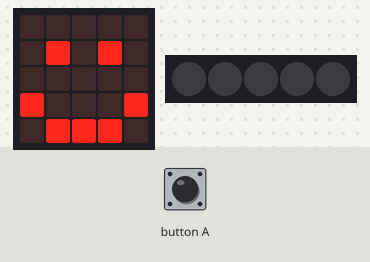
The program below on a simulated BBC micro:bit (MakeCode). Parts: the board's 5×5 LED display, 5 RGB LEDs in strip order, left to right. Inputs (shaded band) come from the test bench. Dim RGB values are drawn brighter than linear.

Above: at 1.8 s.
1.9 s: button A pressed for 0.15 s
At 3.6 s:
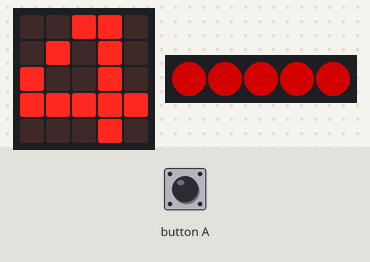
At 5.9 s:
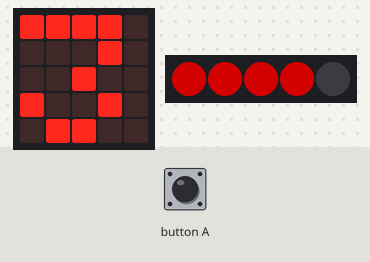
Timing chart, 0 to 14.0 s (numbered marks = the images above; inputs shaded):
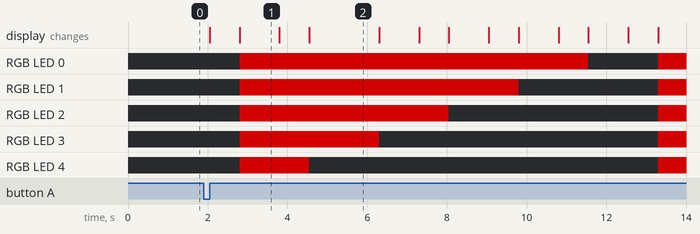

Measured:
- after the input at 1.9 s, RGB LED 0: off → RGB(127, 0, 0) after 0.90 s, → off 8.8 s later, → RGB(127, 0, 0) 1.8 s later; RGB LED 1: off → RGB(127, 0, 0) after 0.90 s, → off 7.0 s later, → RGB(127, 0, 0) 3.5 s later
- what the display in image 1 shows lasts 1.0 s, from 2.8 s to 3.8 s

The program:

main.ts
```typescript
// (licence header left out)
// variables
let neopixelStrip: neopixel.Strip = null

// setup
basic.clearScreen()
neopixelStrip = neopixel.create(DigitalPin.P16, 5, NeoPixelMode.RGB)
neopixelStrip.setPixelColor(0, neopixel.colors(NeoPixelColors.Black))
neopixelStrip.setPixelColor(1, neopixel.colors(NeoPixelColors.Black))
neopixelStrip.setPixelColor(2, neopixel.colors(NeoPixelColors.Black))
neopixelStrip.setPixelColor(3, neopixel.colors(NeoPixelColors.Black))
neopixelStrip.setPixelColor(4, neopixel.colors(NeoPixelColors.Black))
neopixelStrip.show()
basic.showIcon(IconNames.Happy)

// a button
input.onButtonPressed(Button.A, function() {
    while (true) {
        basic.showNumber(4)
        neopixelStrip.setPixelColor(0, neopixel.colors(NeoPixelColors.Red))
        neopixelStrip.setPixelColor(1, neopixel.colors(NeoPixelColors.Red))
        neopixelStrip.setPixelColor(2, neopixel.colors(NeoPixelColors.Red))
        neopixelStrip.setPixelColor(3, neopixel.colors(NeoPixelColors.Red))
        neopixelStrip.setPixelColor(4, neopixel.colors(NeoPixelColors.Red))
        neopixelStrip.show()
        basic.pause(1000)

        basic.showNumber(3)
        neopixelStrip.setPixelColor(0, neopixel.colors(NeoPixelColors.Red))
        neopixelStrip.setPixelColor(1, neopixel.colors(NeoPixelColors.Red))
        neopixelStrip.setPixelColor(2, neopixel.colors(NeoPixelColors.Red))
        neopixelStrip.setPixelColor(3, neopixel.colors(NeoPixelColors.Red))
        neopixelStrip.setPixelColor(4, neopixel.colors(NeoPixelColors.Black))
        neopixelStrip.show()
        basic.pause(1000)

        basic.showNumber(3)
        neopixelStrip.setPixelColor(0, neopixel.colors(NeoPixelColors.Red))
        neopixelStrip.setPixelColor(1, neopixel.colors(NeoPixelColors.Red))
        neopixelStrip.setPixelColor(2, neopixel.colors(NeoPixelColors.Red))
        neopixelStrip.setPixelColor(3, neopixel.colors(NeoPixelColors.Black))
        neopixelStrip.setPixelColor(4, neopixel.colors(NeoPixelColors.Black))
        neopixelStrip.show()
        basic.pause(1000)

        basic.showNumber(2)
        neopixelStrip.setPixelColor(0, neopixel.colors(NeoPixelColors.Red))
        neopixelStrip.setPixelColor(1, neopixel.colors(NeoPixelColors.Red))
        neopixelStrip.setPixelColor(2, neopixel.colors(NeoPixelColors.Black))
        neopixelStrip.setPixelColor(3, neopixel.colors(NeoPixelColors.Black))
        neopixelStrip.setPixelColor(4, neopixel.colors(NeoPixelColors.Black))
        neopixelStrip.show()
        basic.pause(1000)

        basic.showNumber(1)
        neopixelStrip.setPixelColor(0, neopixel.colors(NeoPixelColors.Red))
        neopixelStrip.setPixelColor(1, neopixel.colors(NeoPixelColors.Black))
        neopixelStrip.setPixelColor(2, neopixel.colors(NeoPixelColors.Black))
        neopixelStrip.setPixelColor(3, neopixel.colors(NeoPixelColors.Black))
        neopixelStrip.setPixelColor(4, neopixel.colors(NeoPixelColors.Black))
        neopixelStrip.show()
        basic.pause(1000)

        basic.showNumber(0)
        neopixelStrip.setPixelColor(0, neopixel.colors(NeoPixelColors.Black))
        neopixelStrip.setPixelColor(1, neopixel.colors(NeoPixelColors.Black))
        neopixelStrip.setPixelColor(2, neopixel.colors(NeoPixelColors.Black))
        neopixelStrip.setPixelColor(3, neopixel.colors(NeoPixelColors.Black))
        neopixelStrip.setPixelColor(4, neopixel.colors(NeoPixelColors.Black))
        neopixelStrip.show()
        basic.pause(1000)
    }
})
```
